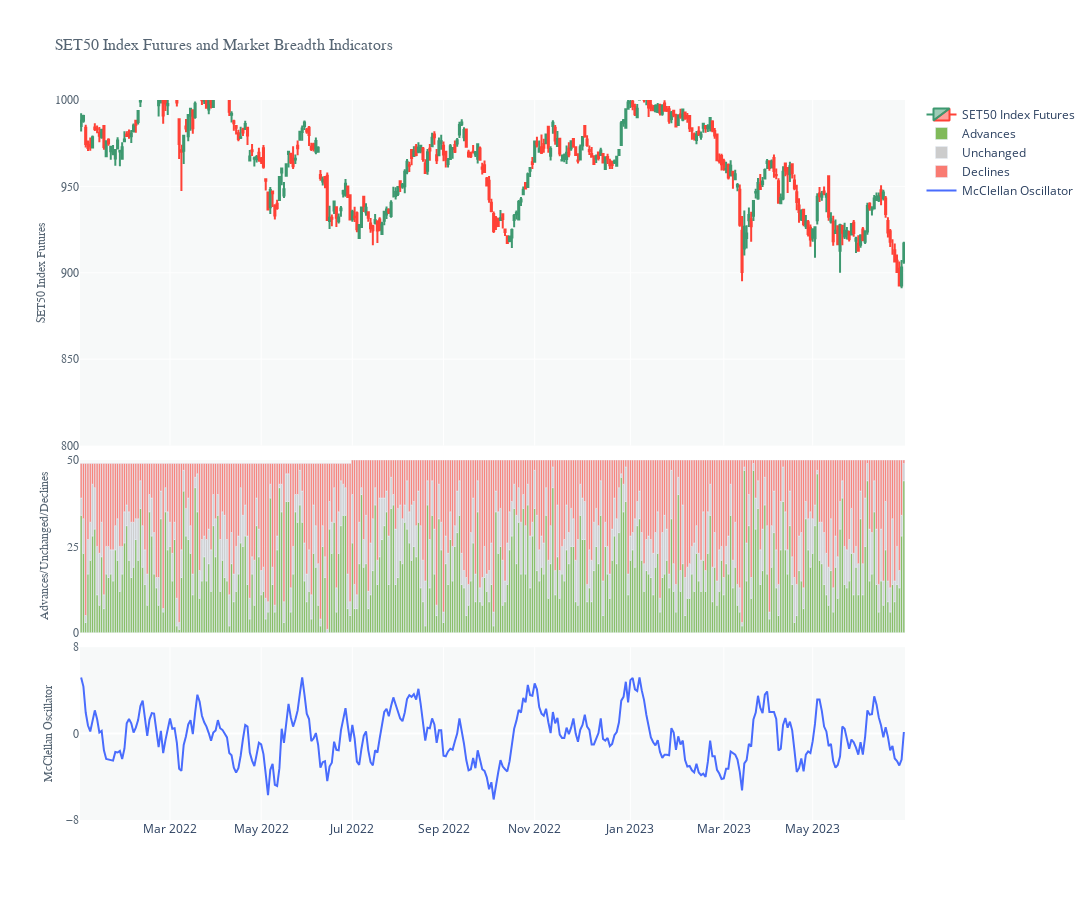

Notebook code cell kept with this figure:
### Markdown cell above
###### **SET50 Index Futures, Advances-Declines, McClellan Oscillator**

### Code cell
# Create a date range from the start date to the end date
dt_all = pd.date_range(start=SET50_FUTURES_BREADTH['Date'].iloc[0], end=SET50_FUTURES_BREADTH['Date'].iloc[-1])

# Retrieve the dates that are in the original dataset
dt_obs = [d for d in pd.to_datetime(SET50_FUTURES_BREADTH['Date'])]

# Define dates with missing values
dt_breaks = [d.strftime("%Y-%m-%d") for d in dt_all if d not in dt_obs]

# Create a subplot figure with three rows and one column
fig1 = make_subplots(rows=3, cols=1, shared_xaxes=True, vertical_spacing=0.02, row_heights=[0.4, 0.2, 0.2])

# Plot SET Index on the first row
fig1.add_trace(go.Candlestick(x=SET50_FUTURES_BREADTH['Date'],
                            open=SET50_FUTURES_BREADTH['Open'],
                            high=SET50_FUTURES_BREADTH['High'],
                            low=SET50_FUTURES_BREADTH['Low'],
                            close=SET50_FUTURES_BREADTH['Close'],
                            name='SET50 Index Futures'))

# Plot Advances, Unchanged, and Declines on the second row
fig1.add_trace(go.Bar(name="Advances", 
                      x=SET50_FUTURES_BREADTH['Date'], y=SET50_FUTURES_BREADTH['Advance'], 
                      marker_color='rgb(128,186,90)'),
              row=2, col=1)
fig1.add_trace(go.Bar(name="Unchanged", 
                      x=SET50_FUTURES_BREADTH['Date'], y=SET50_FUTURES_BREADTH['Unchanged'], 
                      marker_color='rgb(204,204,204)'),
              row=2, col=1)
fig1.add_trace(go.Bar(name="Declines", 
                      x=SET50_FUTURES_BREADTH['Date'], y=SET50_FUTURES_BREADTH['Declines'], 
                      marker_color='rgb(249,123,114)'),
              row=2, col=1)
fig1.update_layout(barmode='relative')

# Plot McClellan Oscillator on the third row
fig1.add_trace(go.Scatter(name='McClellan Oscillator',
                          x=SET50_FUTURES_BREADTH['Date'], y=SET50_FUTURES_BREADTH['McClellanOscillator'],
                          mode='lines', line=dict(color='#496CFD', width=2)),
               row=3, col=1)

# Update layout
fig1.update_layout(height=900, width=1200, 
                   showlegend=False, xaxis_rangeslider_visible=False, 
                   plot_bgcolor="#F7F9F9")

# Hide dates with no values
fig1.update_xaxes(rangebreaks=[dict(values=dt_breaks)])

# Update y-axis titles and fonts
fig1.update_yaxes(title_text="SET50 Index Futures",
                  range=[800, 1000], tickmode='array',
                  title_font=dict(size=12, family='Arial', color='#566573'), 
                  tickfont=dict(size=12, family='Arial', color='#566573'), 
                  title_standoff=6, row=1, col=1)

fig1.update_yaxes(title_text="Advances/Unchanged/Declines", 
                  range=[0, 50], tickmode='array', tickvals=(0, 50, 25),
                  title_font=dict(size=12, family='Arial', color='#566573'), 
                  tickfont=dict(size=12, family='Arial', color='#566573'), 
                  title_standoff=15, row=2, col=1)

fig1.update_yaxes(title_text="McClellan Oscillator", 
                  range=[-8, 8], tickmode='array', tickvals=(-8, 8, 0.0),
                  title_font=dict(size=12, family='Arial', color='#566573'), 
                  tickfont=dict(size=12, family='Arial', color='#566573'), 
                  title_standoff=10, row=3, col=1)

# Update x-axis label
fig1.update_xaxes(title_font=dict(size=16, family='Arial', color='#566573'), 
                  row=3, col=1)

# Update the overall layout title
fig1.update_layout(title='SET50 Index Futures and Market Breadth Indicators', 
                   title_font=dict(size=16, family='Arial', color='#566573'), 
                   showlegend=True)

# Set the date range
start_date = dt.datetime.today() - dt.timedelta(int(365/2))
end_date = dt.datetime.today() + dt.timedelta(hours=7)
fig1.update_layout(xaxis_range=[start_date, end_date])

### Figure 1 — Plotly figure (JSON) as saved in the notebook; plotly's stock layout.template omitted (floating-point values rounded to 4 significant figures; data arrays with more than 128 entries replaced by an {"elided": "..."} marker saying what was removed)
{"data": [{"close": {"elided": "362 float values"}, "high": {"elided": "362 float values"}, "low": {"elided": "362 float values"}, "name": "SET50 Index Futures", "open": {"elided": "362 float values"}, "type": "candlestick", "x": {"elided": "362 str values"}}, {"marker": {"color": "rgb(128,186,90)"}, "name": "Advances", "type": "bar", "x": {"elided": "362 str values"}, "xaxis": "x2", "y": {"elided": "362 int values"}, "yaxis": "y2"}, {"marker": {"color": "rgb(204,204,204)"}, "name": "Unchanged", "type": "bar", "x": {"elided": "362 str values"}, "xaxis": "x2", "y": {"elided": "362 int values"}, "yaxis": "y2"}, {"marker": {"color": "rgb(249,123,114)"}, "name": "Declines", "type": "bar", "x": {"elided": "362 str values"}, "xaxis": "x2", "y": {"elided": "362 int values"}, "yaxis": "y2"}, {"line": {"color": "#496CFD", "width": 2}, "mode": "lines", "name": "McClellan Oscillator", "type": "scatter", "x": {"elided": "362 str values"}, "xaxis": "x3", "y": {"elided": "362 float values"}, "yaxis": "y3"}], "layout": {"barmode": "relative", "height": 900, "plot_bgcolor": "#F7F9F9", "showlegend": true, "title": {"font": {"color": "#566573", "family": "Arial", "size": 16}, "text": "SET50 Index Futures and Market Breadth Indicators"}, "width": 1200, "xaxis": {"anchor": "y", "domain": [0, 1], "matches": "x3", "range": ["2023-05-26T22:15:04.278792", "2023-11-25T05:15:04.278792"], "rangebreaks": [{"values": {"elided": "181 str values"}}], "rangeslider": {"visible": false}, "showticklabels": false}, "xaxis2": {"anchor": "y2", "domain": [0, 1], "matches": "x3", "rangebreaks": [{"values": {"elided": "181 str values"}}], "showticklabels": false}, "xaxis3": {"anchor": "y3", "domain": [0, 1], "rangebreaks": [{"values": {"elided": "181 str values"}}], "title": {"font": {"color": "#566573", "family": "Arial", "size": 16}}}, "yaxis": {"anchor": "x", "domain": [0.52, 1], "range": [800, 1000], "tickfont": {"color": "#566573", "family": "Arial", "size": 12}, "tickmode": "array", "title": {"font": {"color": "#566573", "family": "Arial", "size": 12}, "standoff": 6, "text": "SET50 Index Futures"}}, "yaxis2": {"anchor": "x2", "domain": [0.26, 0.5], "range": [0, 50], "tickfont": {"color": "#566573", "family": "Arial", "size": 12}, "tickmode": "array", "tickvals": [0, 50, 25], "title": {"font": {"color": "#566573", "family": "Arial", "size": 12}, "standoff": 15, "text": "Advances/Unchanged/Declines"}}, "yaxis3": {"anchor": "x3", "domain": [0, 0.24], "range": [-8, 8], "tickfont": {"color": "#566573", "family": "Arial", "size": 12}, "tickmode": "array", "tickvals": [-8, 8, 0], "title": {"font": {"color": "#566573", "family": "Arial", "size": 12}, "standoff": 10, "text": "McClellan Oscillator"}}}}
